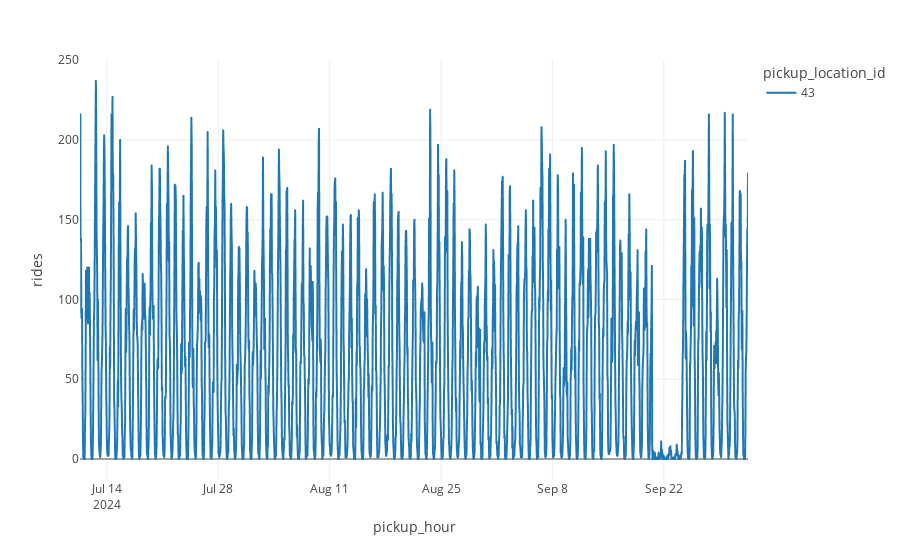

The notebook cell this image was saved under:
### Code cell
from src.plot import plot_one_sample, plot_ts

plot_ts(ts_data, [43])

### Figure 1 — Plotly figure (JSON) as saved in the notebook; plotly's stock layout.template omitted (floating-point values rounded to 4 significant figures; data arrays with more than 128 entries replaced by an {"elided": "..."} marker saying what was removed)
{"data": [{"hovertemplate": "pickup_location_id=43<br>pickup_hour=%{x}<br>rides=%{y}<extra></extra>", "legendgroup": "43", "line": {"color": "#1F77B4", "dash": "solid"}, "marker": {"symbol": "circle"}, "mode": "lines", "name": "43", "showlegend": true, "type": "scattergl", "x": {"elided": "2016 str values"}, "xaxis": "x", "y": {"elided": "2016 int values"}, "yaxis": "y"}], "layout": {"legend": {"title": {"text": "pickup_location_id"}, "tracegroupgap": 0}, "margin": {"t": 60}, "xaxis": {"anchor": "y", "domain": [0, 1], "title": {"text": "pickup_hour"}}, "yaxis": {"anchor": "x", "domain": [0, 1], "title": {"text": "rides"}}}}
